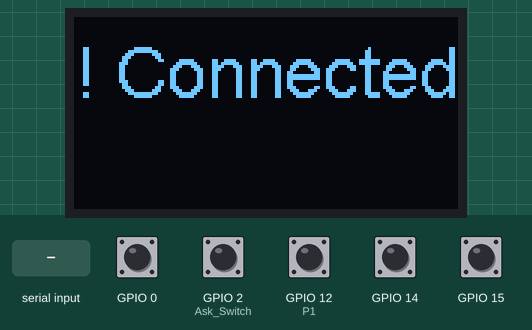
Simulated run of this sketch. Board: ESP8266 (NodeMCU). On the bench: 128×64 one-colour display. The inputs (shaded band) are chosen by the test bench; at power-on: GPIO 0, GPIO 2 (Ask_Switch), GPIO 12 (P1), GPIO 14, GPIO 15 HIGH. What the sketch prints to the serial monitor is not drawn.

Above: at 1.2 s.
1.3 s: "FA;" received over Serial
At 1.4 s:
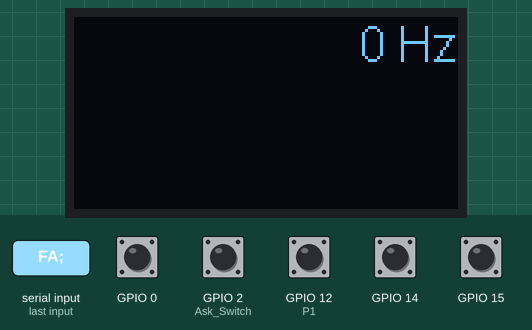
2.9 s: GPIO 0 pulled LOW for 1 s
At 3.21 s:
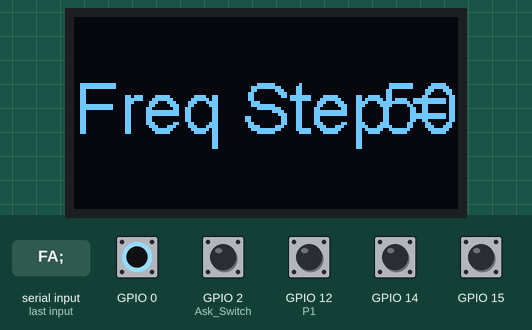
5.4 s: GPIO 15 pulled LOW for 1 s
At 7.5 s:
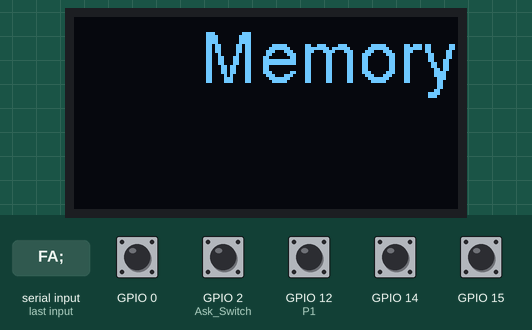
9.3 s: "MD;" received over Serial
At 9.35 s:
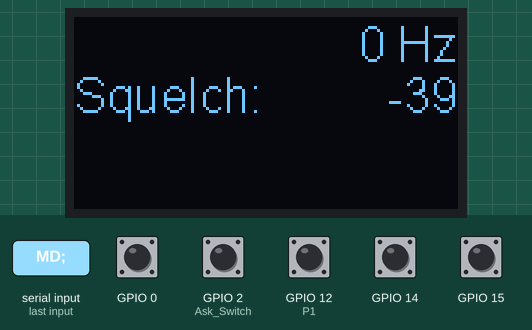
10.8 s: GPIO 14 pulled LOW for 1 s
At 11.04 s:
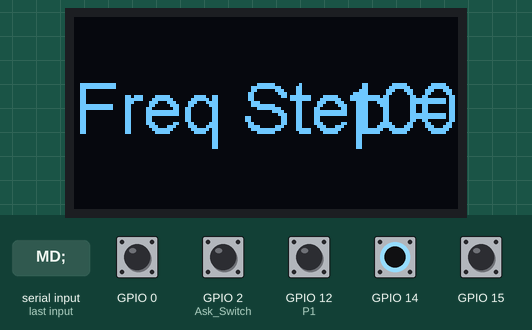
13.3 s: GPIO 14 pulled LOW for 1 s
At 13.56 s:
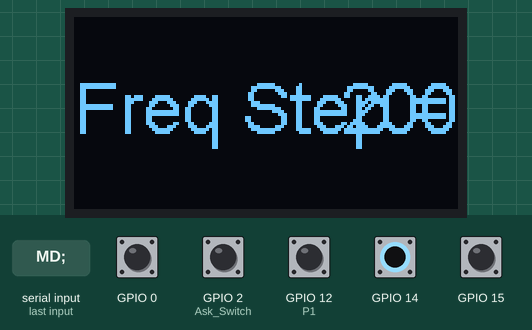
Timing chart, 0 to 16.3 s (numbered marks = the images above; inputs shaded):
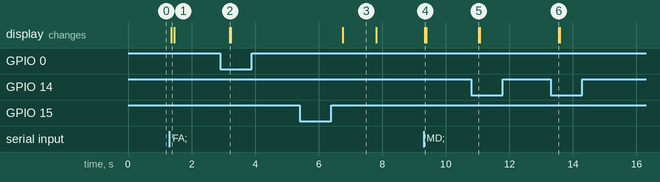

Measured:
- after the input at 1.3 s, the display: changes after 0.06 s (image 1)
- after the input at 2.9 s, the display: changes after 0.30 s (image 2)
- after the input at 5.4 s, the display: changes after 1.4 s (image 3)
- after the input at 9.3 s, the display: changes at once (image 4)
- after the input at 10.8 s, the display: changes after 0.23 s (image 5)
- after the input at 13.3 s, the display: changes after 0.25 s (image 6)
- what the display in image 3 shows lasts 1.0 s, from 6.8 s to 7.8 s

The sketch:

ESP8266_WiFi_Kit8_Roary_disply_CAT.ino
```cpp
// 28-Aug-2023 | Using the Rotary Encoder E38S6_600
// addred a 20 homs resiator from 5V to reset pin, to avoid atou reset the Arduino when The CAT is enabled (DTR  -> low)
// need to use the Heltec ESP8266 Series Dev-boards - > Wifi Kit 8 to be able to run the heltec.h to disply the data correctly in the 0.91″ OLED display. (https://www.arduinoecia.com.br/como-usar-o-modulo-esp8266-com-display-oled-embutido/)

#include <Arduino.h>
#include <ESP8266WiFi.h>
#include <heltec.h>
#include <EEPROM.h>
#include <ButtonDebounce.h>

//U8X8_SSD1306_128X32_UNIVISION_HW_I2C u8x8(16);

//ICACHE_RAM_ATTR void updateFrequency();
//ICACHE_RAM_ATTR void askForFrequency();
ICACHE_RAM_ATTR void ai0(); //Encoder Pin A //interupt rotine
ICACHE_RAM_ATTR void ai1(); //Encoder Pin B //interupt rotine
ICACHE_RAM_ATTR void Ask_Switch_Check(); // Ask frequence switch interupt rotine

const int P1 = 12; // D6 - GPIO12 -> Rotary Encoder A
const int P2 = 13; // D7 - GPIO13 -> Rotary Encoder B
const int Ask_Switch = 2; // GPIO02 -> Ask frequence switch
const int ADC_pin = A0; // Squelch  potentiometer
const int BAUDRATE = 57600;
const int SERIAL_TIMEOUT = 2000;
const int DEFAULT_FREQ = 7100000;;
const int DEFAULT_VFO_STEP = 1000;
const int HIGH_AIR_BAND = 140000000;
const int LOW_AIR_BAND = 118000000;
const int HIGH_FM_BAND = 108000000;
const int LOW_FM_BAND = 88000000;
int Step = 50;

volatile int Analog_Reading, Filtered_Analog_Reading = 0; volatile float average_Analog_Reading = 0;  // Used for the annalog input Squelch potentiometer

volatile int modumode = 5; // AM
volatile int TempAnalog_Value, Analog_Value = 0;  //These variable will hold the Analog Squelch values;
//volatile int frequency = DEFAULT_FREQ;
volatile long TempCounter, counter, readFrequency, toSendFrequency = 0; //These variable will increase or decrease depending on the rotation of encoder
volatile bool asked = false;
volatile bool LockEncoder = false;

char RotaryNumber[16];
char Received_Freq[16];
char Sent_Freq[16];
char *Hz = " Hz";
char Freq_Hz[15];
String Modulation;
String rxresponse;

ButtonDebounce upButton(14, 100);
ButtonDebounce downButton(0, 100);
ButtonDebounce memoryButton(15, 100);
//int memory_Button = 3;

void initWifi();
void initComm();
void initGpio();
void sendSquech(int);
void Ask_Switch_Check();
void askForFrequency();
void serialTxFlush(String);
void ai0();
void Display_Encoder();
void sendFrequency();
void Display_Recived();
void Format_frequency();
void upbuttonChanged(const int);
void downbuttonChanged(const int);
void memoryButtonChanged(const int);

void setup()
{
  initWifi();
  initComm();
  initGpio();
  //u8x8.begin();
  Heltec.begin(true, false);
  Heltec.display->clear();
  Heltec.display->setFont(ArialMT_Plain_24);
  Heltec.display->drawString(0,5,"! Connected");
  Heltec.display->display(); //Mostra as informacoes no display

  //pinMode(memory_Button, INPUT_PULLUP); //INPUT_PULLUP);
  upButton.setCallback(upbuttonChanged);
  downButton.setCallback(downbuttonChanged);
  memoryButton.setCallback(memoryButtonChanged);
}
void initWifi()
{
  WiFi.softAPdisconnect(true); // Disable default Wifi Access Point (something like 'FaryLink_xxxxxx')
  WiFi.disconnect();
  WiFi.mode(WIFI_OFF);
  WiFi.forceSleepBegin();
}
void initComm()
{
  Serial.setDebugOutput(false);
  Serial.setTimeout(SERIAL_TIMEOUT);
  Serial.clearWriteError();
  Serial.begin(BAUDRATE, SERIAL_8N1);
  while (!Serial)
  {
    yield();
    delay(10); // wait for serial port to connect. Needed for native USB port only
  }
}
void initGpio()
{
  digitalWrite(P1, HIGH); //turn pullup resistor on
  digitalWrite(P2, HIGH); //turn pullup resistor on
  pinMode(P1, INPUT_PULLUP);
  pinMode(P2, INPUT_PULLUP);
  pinMode(Ask_Switch, INPUT_PULLUP);
  attachInterrupt(P1, ai0, RISING);   //A rising pulse from encoder activate ai0(). AttachInterrupt 0 is DigitalPin nr 12.
  //attachInterrupt(P2, ai1, RISING); // (Not in use, to reduce number of counts - "Resolution") B rising pulse from encoder activate ai1(). AttachInterrupt 1 is DigitalPin nr 13.
  attachInterrupt(digitalPinToInterrupt(Ask_Switch), Ask_Switch_Check, FALLING);
}
void loop()
{
  upButton.update();
  downButton.update();
  memoryButton.update();
// int buttonState = digitalRead(memory_Button);
// if (buttonState == 0){
//   Heltec.display->clear();
//   Heltec.display->setTextAlignment(TEXT_ALIGN_RIGHT);
//   Heltec.display->drawString(128,17, "Memory");
//   Heltec.display->display(); //Mostra as informacoes no display
//   delay(2000);
// }

  if (readFrequency == 0){
    asked = true;
    LockEncoder = true;
    askForFrequency();
    askForModulation();
  }
  if (!asked){
    Analog_Reading = analogRead(ADC_pin);
    average_Analog_Reading += 0.001 * (Analog_Reading - average_Analog_Reading); // one pole digital filter, about 20Hz cutoff
    Filtered_Analog_Reading = (average_Analog_Reading - 200) / 5; //* 1.2;
    if (Filtered_Analog_Reading != TempAnalog_Value){
      sendSquech(Filtered_Analog_Reading);
      //Serial.println(Filtered_Analog_Reading);
      TempAnalog_Value = Filtered_Analog_Reading;
    }
  }
  else if (asked) {
    askForFrequency();
    askForModulation();
  }
  if( counter != TempCounter ){
    //Serial.println (counter);
    //Display_Encoder(); // Not necessy - used only check if the rotary encoder is working
    sendFrequency();
    TempCounter = counter;
  }
}
void sendSquech(int value){
  Analog_Value = map(value, -30, 160, 0, 255);
  Display_Squelch();
  char result[3];
  sprintf(result, "%03d", Analog_Value);
  serialTxFlush("SQ0" + String(result) + ";;");
}
void Ask_Switch_Check() {
  asked = true;
}
void askForFrequency(){
  Serial.flush(); // wait until TX buffer is empty
  delay(20);
  Serial.println("FA;");
  delay(20);
  asked = true;
  LockEncoder = true;
  Heltec.display->clear();
  Heltec.display->setFont(ArialMT_Plain_24);
  Heltec.display->drawString(0,5,"! Connected");
  Heltec.display->display(); //Mostra as informacoes no display
  if(Serial.available()){
    String rxresponse = Serial.readStringUntil(';');
    if (rxresponse.startsWith("FA")){
      readFrequency = rxresponse.substring(2, 13).toInt();
      //EEPROM.write(0, readFrequency);
      Display_Recived();
      counter = 0,
      asked = false;
      LockEncoder = false;
    }
  }
}
void askForModulation(){
  Serial.flush(); // wait until TX buffer is empty
  delay(20);
  serialTxFlush("MD;"); // ask for modulation mode
  delay(20);
  asked = true;
  LockEncoder = true;
  if(Serial.available()){
    rxresponse = Serial.readStringUntil(';');
    if (rxresponse.startsWith("MD"))
    {
      modumode = rxresponse.substring(2, 3).toInt();
      switch (modumode)
      {
      case 0:
      Modulation = "DSB";
        break;
      case 1:
      Modulation = "LSB";
        break;
      case 2:
      Modulation = "USB";
        break;
      case 3:
      Modulation = "CW";
        break;
      case 4:
        Modulation = "FM";
        break;
      case 5:
        Modulation = "AM";
        break;
      case 6:
        Modulation = "FSK";
        break;
      case 7:
        Modulation = "CWR"; //(CW Reverse)
        break;
      case 8:
        Modulation = "DRM";
        break;
      case 9:
        Modulation = "FSR"; //(FSK Reverse);
        break;
      default:
        Modulation = "AM";
        break;
      }
      asked = false;
      LockEncoder = false;
    }
  }
}
void serialTxFlush(String command)
{
  Serial.flush(); // wait until TX buffer is empty
  delay(5);
  Serial.println(command);
  delay(5);
}
void ai0() {
  if (!LockEncoder){
      if(digitalRead(13)==LOW){
        counter++;
      }
      else{
        counter--;
      }
  }
}

// void Display_Encoder() // Not necessy - used only check if the rotary encoder is working
// {
//   Heltec.display->setTextAlignment(TEXT_ALIGN_LEFT);
//   Heltec.display->drawString(0,17,"Encoder:");
//   Heltec.display->setTextAlignment(TEXT_ALIGN_RIGHT);
//   Heltec.display->drawString(128,17, String(counter));
//   Heltec.display->display(); //Mostra as informacoes no display
// }

void Display_Squelch(){
  Heltec.display->clear();
  Heltec.display->setFont(ArialMT_Plain_16);
  Heltec.display->setTextAlignment(TEXT_ALIGN_RIGHT);
  Heltec.display->drawString(128,0,Freq_Hz);
  Heltec.display->setTextAlignment(TEXT_ALIGN_LEFT);
  Heltec.display->drawString(0,17,"Squelch:");
  Heltec.display->setTextAlignment(TEXT_ALIGN_RIGHT);
  Heltec.display->drawString(128,17, String(Filtered_Analog_Reading));
  Heltec.display->display(); //Mostra as informacoes no display
}
void sendFrequency(){
  toSendFrequency = readFrequency + (counter * Step);
  if (toSendFrequency < 1000){
    readFrequency = 0;
    toSendFrequency = 1000;
    counter = 0;
  }
  char result[11];
  sprintf(result, "%011d", toSendFrequency);
  serialTxFlush("FA" + String(result) + ";;");
  delay(20);
  Display_toSendFrequency();
}
void Display_Recived()
{
  Heltec.display->clear();
  Heltec.display->setFont(ArialMT_Plain_16);
  Heltec.display->setTextAlignment(TEXT_ALIGN_RIGHT);
  strcpy(Freq_Hz,ltos(readFrequency, Received_Freq, 10));
  strcat(Freq_Hz,Hz);
  Heltec.display->drawString(128,0,Freq_Hz);
  Heltec.display->setTextAlignment(TEXT_ALIGN_LEFT);
  Heltec.display->drawString(0,17,Modulation);
  //Heltec.display->drawString(64,17,rxresponse);
  Heltec.display->display(); //Mostra as informacoes no display
}
void Display_toSendFrequency(){

  Heltec.display->clear();
  Heltec.display->setFont(ArialMT_Plain_16);
  Heltec.display->setTextAlignment(TEXT_ALIGN_RIGHT);
  strcpy(Freq_Hz,ltos(toSendFrequency, Sent_Freq, 10));
  strcat(Freq_Hz,Hz);
  Heltec.display->drawString(128,0,Freq_Hz);
  Heltec.display->setTextAlignment(TEXT_ALIGN_LEFT);
  Heltec.display->drawString(0,17,Modulation);
  Heltec.display->display(); //Mostra as informacoes no display
}

char *ultos_recursive(unsigned long val, char *s, unsigned radix, int pos)
{
  int c;
  if (val >= radix)
    s = ultos_recursive(val / radix, s, radix, pos+1);
  c = val % radix;
  c += (c < 10 ? '0' : 'a' - 10);
  *s++ = c;
  if (pos % 3 == 0) *s++ = '.';
  return s;
}
char *ltos(long val, char *s, int radix)
{
  if (radix < 2 || radix > 36) {
    s[0] = 0;
  } else {
    char *p = s;
    if (radix == 10 && val < 0) {
      val = -val;
      *p++ = '-';
    }
    p = ultos_recursive(val, p, radix, 0) - 1;
    *p = 0;
  }
  return s;
}

void upbuttonChanged(const int state){
  //Serial.println("upButton Changed: " + String(state));
  if (state == 0) {
    Step = Step * 2;
    Heltec.display->clear();
    Heltec.display->setTextAlignment(TEXT_ALIGN_LEFT);
    Heltec.display->drawString(0,17,"Freq Step =");
    Heltec.display->setTextAlignment(TEXT_ALIGN_RIGHT);
    Heltec.display->drawString(128,17, String(Step));
    Heltec.display->display(); //Mostra as informacoes no display
  }
}

void downbuttonChanged(const int state){
  //Serial.println("downButton Changed: " + String(state));
  if (state == 0) {
    Step = Step / 2;
    if (Step < 50){
      Step = 50;
    }
    Heltec.display->clear();
    Heltec.display->setTextAlignment(TEXT_ALIGN_LEFT);
    Heltec.display->drawString(0,17,"Freq Step =");
    Heltec.display->setTextAlignment(TEXT_ALIGN_RIGHT);
    Heltec.display->drawString(128,17, String(Step));
    Heltec.display->display(); //Mostra as informacoes no display
  }
}

void memoryButtonChanged(const int state){
  if (state == 1 ) {
    Heltec.display->clear();
    Heltec.display->setFont(ArialMT_Plain_24);
    Heltec.display->setTextAlignment(TEXT_ALIGN_RIGHT);
    Heltec.display->drawString(128,0, "Memory");
    Heltec.display->display(); //Mostra as informacoes no display
    delay(1000);
  }
}
```
